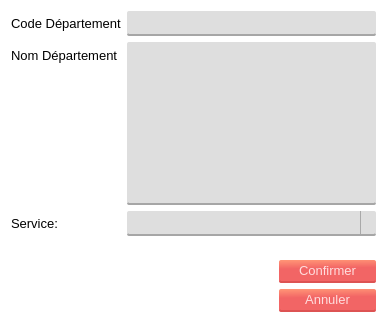
<?xml version="1.0" encoding="UTF-8"?>
<ui version="4.0">
 <class>Dialog</class>
 <widget class="QDialog" name="Dialog">
  <property name="geometry">
   <rect>
    <x>0</x>
    <y>0</y>
    <width>387</width>
    <height>323</height>
   </rect>
  </property>
  <property name="windowTitle">
   <string>Dialog</string>
  </property>
  <property name="styleSheet">
   <string notr="true">*{
	font: 10pt;
}
#Dialog{
	
	background-color: rgb(255, 255, 255);
	font: 10pt;
}

.QPushButton{
	border-radius: 2;
	background-color: qlineargradient(spread:pad, x1:0.548, y1:1, x2:0.469455, y2:0, stop:0.627119 rgba(242, 101, 101, 255), stop:1 rgba(255, 146, 117, 255));
	border-bottom: 2px solid;
	border-bottom-color:rgb(221, 83, 83);
	padding: 3px 16px;
	color:rgb(255, 221, 221);	
	font: 10pt;
}
.QPushButton:pressed{
	background-color: rgb(220, 91, 91);
	border-bottom-color: rgb(194, 73, 73);
}

.QLineEdit, .QTextEdit{
	border-radius: 2;
	border-bottom: 2px solid rgb(166, 166, 166);
	font: 10pt;
	padding: 3px 6px;
	
	background-color:rgb(222, 222, 222);
}

.QComboBox{
	border-radius: 2;
	background-color:rgb(222, 222, 222);
	border: none;
	padding: 3px 6px;
	border-bottom: 2px solid rgb(166, 166, 166);
}
.QComboBox::drop-down{
	 subcontrol-origin: padding;
    subcontrol-position: top right;
	
	border-left-width: 1px;
    border-left-color: darkgray;
    border-left-style: solid;
}
QComboBox:!editable:on, QComboBox::drop-down:editable:on {
    background: qlineargradient(x1: 0, y1: 0, x2: 0, y2: 1,
                                stop: 0 #D3D3D3, stop: 0.4 #D8D8D8,
                                stop: 0.5 #DDDDDD, stop: 1.0 #E1E1E1);
}</string>
  </property>
  <layout class="QGridLayout" name="gridLayout">
   <item row="1" column="1">
    <widget class="QPushButton" name="confirmer_button">
     <property name="maximumSize">
      <size>
       <width>100</width>
       <height>16777215</height>
      </size>
     </property>
     <property name="text">
      <string>Confirmer</string>
     </property>
    </widget>
   </item>
   <item row="0" column="0" colspan="2">
    <layout class="QFormLayout" name="formLayout">
     <item row="0" column="0">
      <widget class="QLabel" name="label">
       <property name="minimumSize">
        <size>
         <width>100</width>
         <height>0</height>
        </size>
       </property>
       <property name="text">
        <string>Code Département</string>
       </property>
      </widget>
     </item>
     <item row="0" column="1">
      <widget class="QLineEdit" name="codedep"/>
     </item>
     <item row="1" column="0">
      <widget class="QLabel" name="label_2">
       <property name="minimumSize">
        <size>
         <width>100</width>
         <height>0</height>
        </size>
       </property>
       <property name="text">
        <string>Nom Département</string>
       </property>
      </widget>
     </item>
     <item row="1" column="1">
      <widget class="QTextEdit" name="nomdep">
       <property name="maximumSize">
        <size>
         <width>16777215</width>
         <height>213912</height>
        </size>
       </property>
      </widget>
     </item>
     <item row="3" column="1">
      <spacer name="verticalSpacer">
       <property name="orientation">
        <enum>Qt::Vertical</enum>
       </property>
       <property name="sizeHint" stdset="0">
        <size>
         <width>20</width>
         <height>40</height>
        </size>
       </property>
      </spacer>
     </item>
     <item row="2" column="1">
      <widget class="QComboBox" name="combo_service"/>
     </item>
     <item row="2" column="0">
      <widget class="QLabel" name="label_3">
       <property name="minimumSize">
        <size>
         <width>100</width>
         <height>0</height>
        </size>
       </property>
       <property name="text">
        <string>Service:</string>
       </property>
      </widget>
     </item>
    </layout>
   </item>
   <item row="2" column="1">
    <widget class="QPushButton" name="pushButton_2">
     <property name="maximumSize">
      <size>
       <width>100</width>
       <height>16777215</height>
      </size>
     </property>
     <property name="text">
      <string>Annuler</string>
     </property>
    </widget>
   </item>
   <item row="3" column="1">
    <spacer name="verticalSpacer_2">
     <property name="orientation">
      <enum>Qt::Vertical</enum>
     </property>
     <property name="sizeHint" stdset="0">
      <size>
       <width>20</width>
       <height>40</height>
      </size>
     </property>
    </spacer>
   </item>
  </layout>
 </widget>
 <resources/>
 <connections>
  <connection>
   <sender>pushButton_2</sender>
   <signal>clicked()</signal>
   <receiver>Dialog</receiver>
   <slot>close()</slot>
   <hints>
    <hint type="sourcelabel">
     <x>303</x>
     <y>227</y>
    </hint>
    <hint type="destinationlabel">
     <x>85</x>
     <y>219</y>
    </hint>
   </hints>
  </connection>
 </connections>
</ui>
